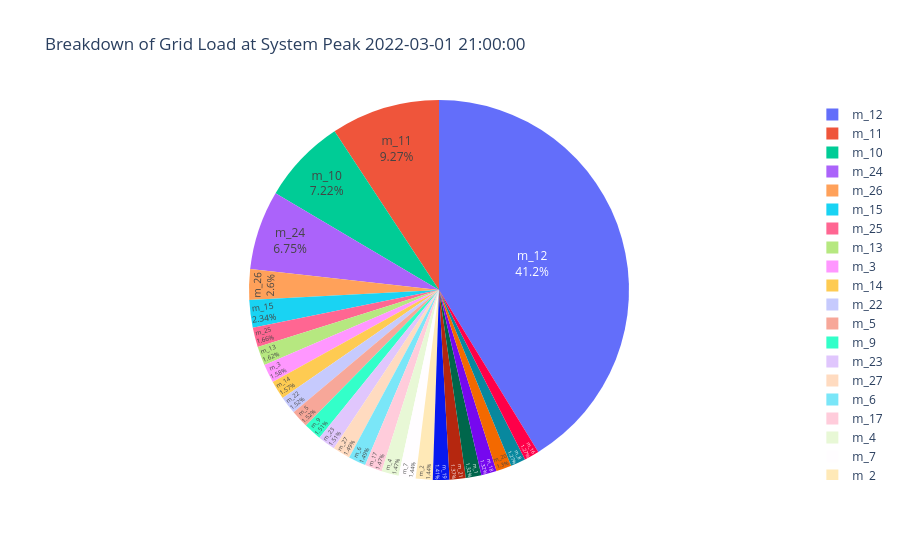

Here is the notebook cell this chart was saved with:
### Code cell
# Plot the breakdown of the grid load at system peak.
plot_pie(df_grid_cp, 
         'Breakdown of Grid Load at System Peak {}'.format(system_max_time))

### Figure 1 — Plotly figure (JSON) as saved in the notebook; plotly's stock layout.template omitted (floating-point values rounded to 4 significant figures)
{"data": [{"domain": {"x": [0, 1], "y": [0, 1]}, "hovertemplate": "grid_element_id=%{label}<br>value=%{value}<extra></extra>", "labels": ["m_5", "m_15", "m_4", "m_13", "m_27", "m_16", "m_20", "m_12", "m_26", "m_17", "m_25", "m_6", "m_11", "m_18", "m_9", "m_24", "m_7", "m_10", "m_21", "m_19", "m_23", "m_8", "m_1", "m_2", "m_22", "m_14", "m_3"], "legendgroup": "", "name": "", "showlegend": true, "textinfo": "percent+label", "textposition": "inside", "type": "pie", "values": [2.51, 3.87, 2.435, 2.681, 2.472, 2.107, 2.157, 68.24, 4.309, 2.436, 2.742, 2.458, 15.33, 2.183, 2.504, 11.17, 2.388, 11.95, 2.262, 2.338, 2.493, 2.109, 2.188, 2.379, 2.512, 2.596, 2.616]}], "layout": {"legend": {"tracegroupgap": 0}, "title": {"text": "Breakdown of Grid Load at System Peak 2022-03-01 21:00:00"}}}
